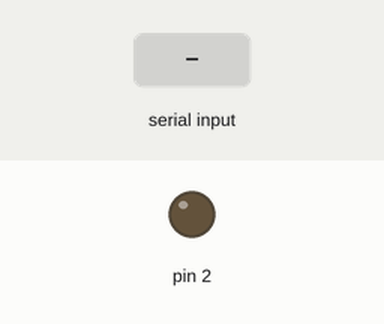
This sketch was run on a simulated Arduino Uno, built with avr-gcc and run on an emulated ATmega328P. Shown: output pins drawn as LEDs (lit = HIGH). The test bench sets the inputs (shaded band).

Above: at 1.4 s.
1.5 s: "1" received over Serial
At 2.6 s:
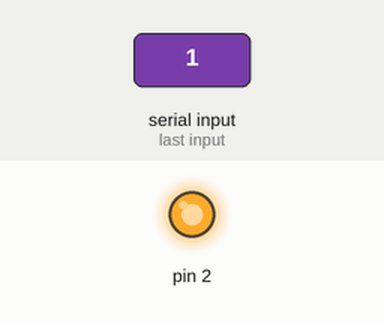
3.1 s: "0" received over Serial
At 3.9 s:
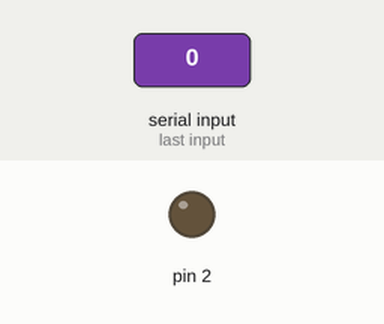
Timing chart, 0 to 6.1 s (numbered marks = the images above; inputs shaded):
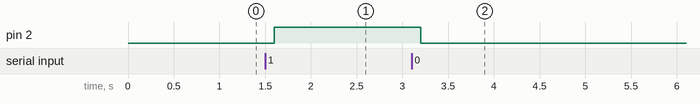

The sketch:

led.ino
```cpp
char iB = '0';
void setup() {
  Serial.begin(9600);
  pinMode(2, OUTPUT);
  delay(200);
}
void loop() {
  iB = Serial.read();
  setLed();
}
void setLed(){
  if(iB == '1' || iB == '0'){
    if(iB == '1')
      digitalWrite(2, HIGH);
    else
      digitalWrite(2, LOW);
    delay(800);
  }else{
    delay(100);
  }
}
```

Measured:
- after the input at 1.5 s, pin 2: LOW → HIGH after 0.10 s
- after the input at 3.1 s, pin 2: HIGH → LOW after 0.10 s
